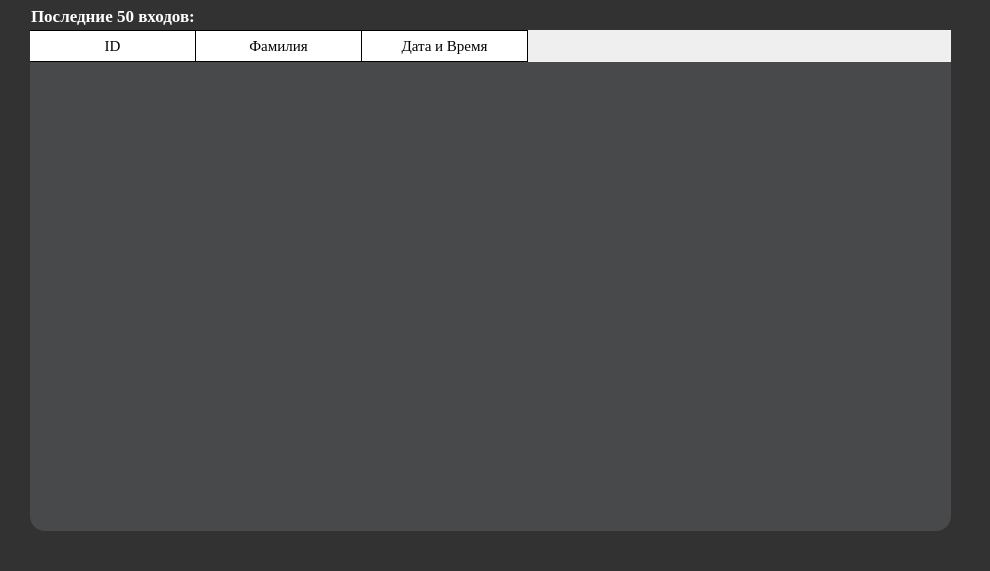
<?xml version="1.0" encoding="UTF-8"?>
<ui version="4.0">
 <class>Logout</class>
 <widget class="QWidget" name="Logout">
  <property name="geometry">
   <rect>
    <x>0</x>
    <y>0</y>
    <width>990</width>
    <height>571</height>
   </rect>
  </property>
  <property name="windowTitle">
   <string>Logout</string>
  </property>
  <property name="windowIcon">
   <iconset>
    <normaloff>train.ico</normaloff>train.ico</iconset>
  </property>
  <property name="styleSheet">
   <string notr="true"/>
  </property>
  <widget class="QTableWidget" name="tableWidget">
   <property name="geometry">
    <rect>
     <x>30</x>
     <y>30</y>
     <width>921</width>
     <height>501</height>
    </rect>
   </property>
   <property name="font">
    <font>
     <family>Times New Roman</family>
     <pointsize>11</pointsize>
    </font>
   </property>
   <property name="styleSheet">
    <string notr="true">QTableWidget {
border-radius: 15px;
background-color: rgb(72, 73, 74)}

QHeaderView::section {
    background-color: rgb(255, 255, 255);
    padding: 4px;
    font-size: 11pt;
	font-family: Times New Roman;
    border-bottom: 1px solid rgb(0, 0, 0);
    border-right: 1px solid rgb(0, 0, 0);
}

QHeaderView::section:horizontal
{
    border-top: 1px solid rgb(0, 0, 0);
}

QHeaderView::section:vertical
{
    border-left: 1px solid rgb(0, 0, 0);
}

QTableWidget::item {
	background-color: rgb(255, 255, 255);
}
QTableWidget::item:selected {
	background-color: rgb(170, 255, 255);
	color:rgb(0, 0, 0);
}</string>
   </property>
   <attribute name="horizontalHeaderDefaultSectionSize">
    <number>166</number>
   </attribute>
   <attribute name="horizontalHeaderHighlightSections">
    <bool>false</bool>
   </attribute>
   <attribute name="verticalHeaderVisible">
    <bool>false</bool>
   </attribute>
   <column>
    <property name="text">
     <string>ID</string>
    </property>
   </column>
   <column>
    <property name="text">
     <string>Фамилия</string>
    </property>
   </column>
   <column>
    <property name="text">
     <string>Дата и Время</string>
    </property>
   </column>
  </widget>
  <widget class="QLabel" name="label">
   <property name="geometry">
    <rect>
     <x>-6</x>
     <y>-5</y>
     <width>1001</width>
     <height>601</height>
    </rect>
   </property>
   <property name="styleSheet">
    <string notr="true">background-color: rgb(50, 50, 50);</string>
   </property>
   <property name="text">
    <string/>
   </property>
  </widget>
  <widget class="QLabel" name="label_kol">
   <property name="geometry">
    <rect>
     <x>31</x>
     <y>6</y>
     <width>321</width>
     <height>20</height>
    </rect>
   </property>
   <property name="font">
    <font>
     <family>Times New Roman</family>
     <pointsize>13</pointsize>
     <weight>75</weight>
     <bold>true</bold>
    </font>
   </property>
   <property name="styleSheet">
    <string notr="true">QLabel {
	color: rgb(255, 255, 255);}</string>
   </property>
   <property name="text">
    <string>Последние 50 входов:</string>
   </property>
  </widget>
  <zorder>label</zorder>
  <zorder>tableWidget</zorder>
  <zorder>label_kol</zorder>
 </widget>
 <resources/>
 <connections/>
</ui>
